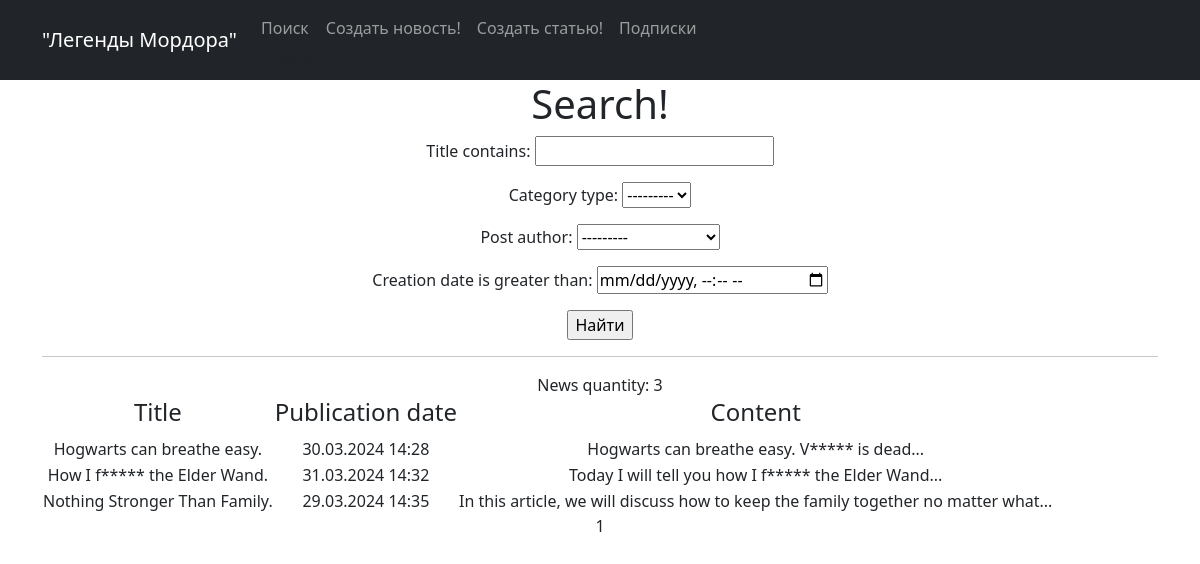
/news/search/, run on an earlier commit of the app's database.
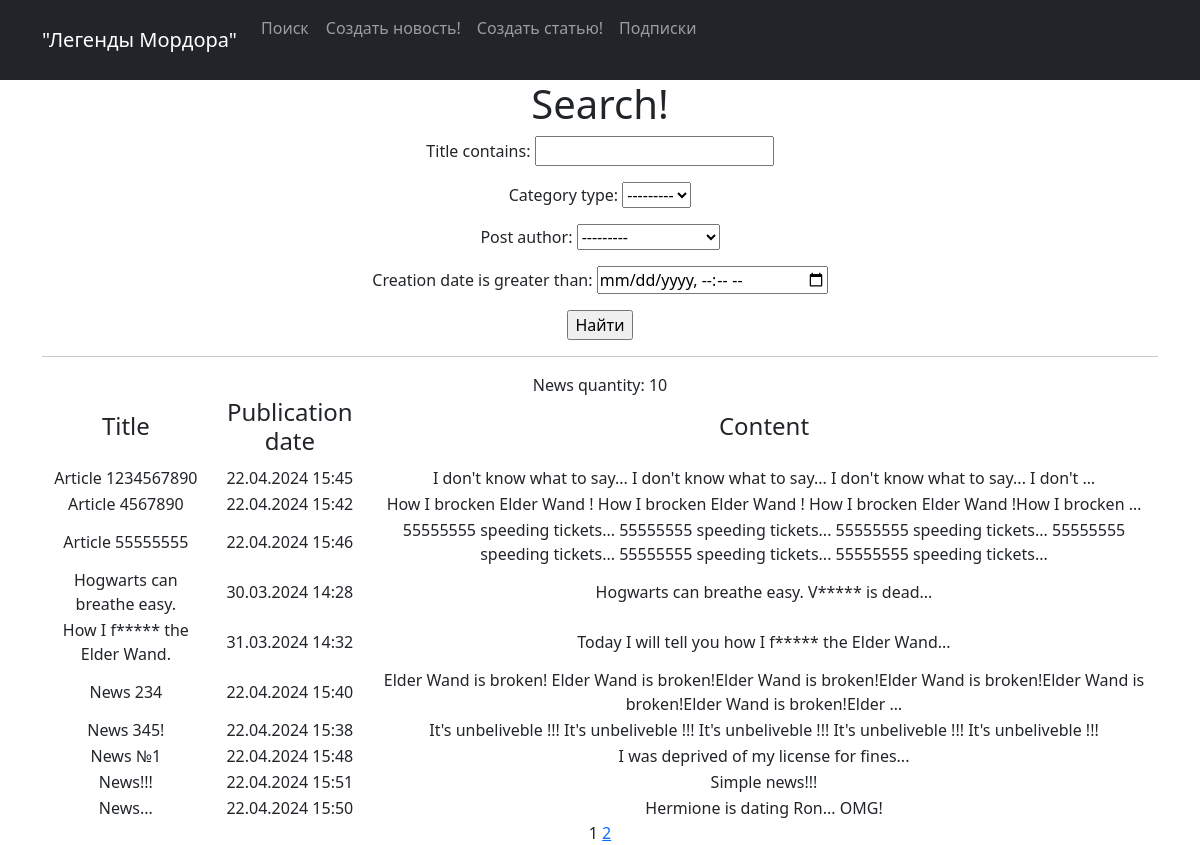
And on a later commit of the database.
### news/models.py (models this page shows, shortened)
class Post(models.Model):
    post_author = models.ForeignKey(Author, on_delete=models.CASCADE)
    NEWS = 'NW'
    ARTICLE = 'AR'
    CATEGORY_CHOICES = [
        (NEWS, 'NW'),
        (ARTICLE, 'AR'),
    ]
    category_type = models.CharField(max_length=2, choices=CATEGORY_CHOICES, default=ARTICLE)
    creation_date = models.DateTimeField(auto_now_add=True)
    category_post = models.ManyToManyField(Category, through='PostCategory')
    title = models.CharField(max_length=128)
    content = models.TextField()
    rating = models.SmallIntegerField(default=0)

### news/views.py (the view)
# urls.py: path('search/', PostSearch.as_view(), name='post_search'),
class PostSearch(ListView):
    model = Post
    ordering = 'title'
    template_name = 'search.html'
    context_object_name = 'news'
    paginate_by = 10
    def get_queryset(self):
        queryset = super().get_queryset()
        self.filterset = NewsFilters(self.request.GET, queryset)
        return self.filterset.qs
    def get_context_data(self, **kwargs):
        context = super().get_context_data(**kwargs)
        context['filterset'] = self.filterset
        context['time_now'] = datetime.utcnow()
        return context

### news/models.py (called while the page is built)
    def __str__(self):
        return self.author_user.username

### news/templatetags/custom_filters.py (called while the page is built)
@register.filter(name='censor')
def censor(value):
    for s_w in stop_word:
        if isinstance(value, str):
            value = value.replace(s_w[1:], "*" * 5)
        else:
            raise ValueError(f'Ошибка! Тип {type(value)} не подходит!')
    return value

### news/templatetags/custom_tags.py (called while the page is built)
@register.simple_tag(takes_context=True)
def url_replace(context, **kwargs):
   d = context['request'].GET.copy()
   for k, v in kwargs.items():
       d[k] = v
   return d.urlencode()

### templates/search.html (shortened to what this page needs)
{% extends 'flatpages/default.html' %}
{% load custom_filters %}
{% load custom_tags %}
{% block title %}
    <h1>Search!</h1>
{% endblock title %}
{% block content %}
       <form action="" method="get">
           {{ filterset.form.as_p }}
           <input type="submit" value="Найти" />
       </form>
        {% if news %}
            <hr>
                News quantity:
                {{ news|length }}
                <table>
                    <tr>
                        <td><h4>Title</h4></td>
                        <td><h4>Publication date</h4></td>
                        <td><h4>Content</h4></td>
                    </tr>
                    {% for post in news %}
                    <tr>
                        <td>{{ post.title|censor }}</td>
                        <td>{{ post.creation_date|date:'d.m.Y H:i' }}</td>
                        <td>{{ post.content|censor|truncatewords:20 }}</td>
                    </tr>
                    {% endfor %}
                </table>
        {% else %}
            <h2>No news!</h2>
    {% endif %}
   {{ page_obj.number }}
   {% if page_obj.has_next %}
       <a href="?{% url_replace page=page_obj.next_page_number %}">{{ page_obj.next_page_number }}</a>
   {% endif %}
{% endblock content %}

What changed in the data, as far as the page shows it:
no longer on this page (row unchanged): Post: title|censor "Nothing Stronger Than Family.", creation_date "29.03.2024 14:35", content|censor "In this article, we will discuss how to keep the family together no matter what..."
added Post: title|censor "Article 1234567890", creation_date "22.04.2024 15:45", content|censor "I don't know what to say... I don't know what to say... I don't know what to say... I don't …"
added Post: title|censor "Article 4567890", creation_date "22.04.2024 15:42", content|censor "How I brocken Elder Wand ! How I brocken Elder Wand ! How I brocken Elder Wand !How I brocken …"
added Post: title|censor "Article 55555555", creation_date "22.04.2024 15:46", content|censor "55555555 speeding tickets... 55555555 speeding tickets... 55555555 speeding tickets... 55555555 speeding tickets... 55555555 speeding tickets... 55555555 speeding tickets..."
added Post: title|censor "News 234", creation_date "22.04.2024 15:40", content|censor "Elder Wand is broken! Elder Wand is broken!Elder Wand is broken!Elder Wand is broken!Elder Wand is broken!Elder Wand is broken!Elder …"
added Post: title|censor "News 345!", creation_date "22.04.2024 15:38", content|censor "It's unbeliveble !!! It's unbeliveble !!! It's unbeliveble !!! It's unbeliveble !!! It's unbeliveble !!!"
added Post: title|censor "News №1", creation_date "22.04.2024 15:48", content|censor "I was deprived of my license for fines..."
added Post: title|censor "News!!!", creation_date "22.04.2024 15:51", content|censor "Simple news!!!"
added Post: title|censor "News...", creation_date "22.04.2024 15:50", content|censor "Hermione is dating Ron... OMG!"
Also different on the page:
{{ news|length }}: "3" → "10"
{{ page_obj.next_page_number }}: (not shown) → "2"
